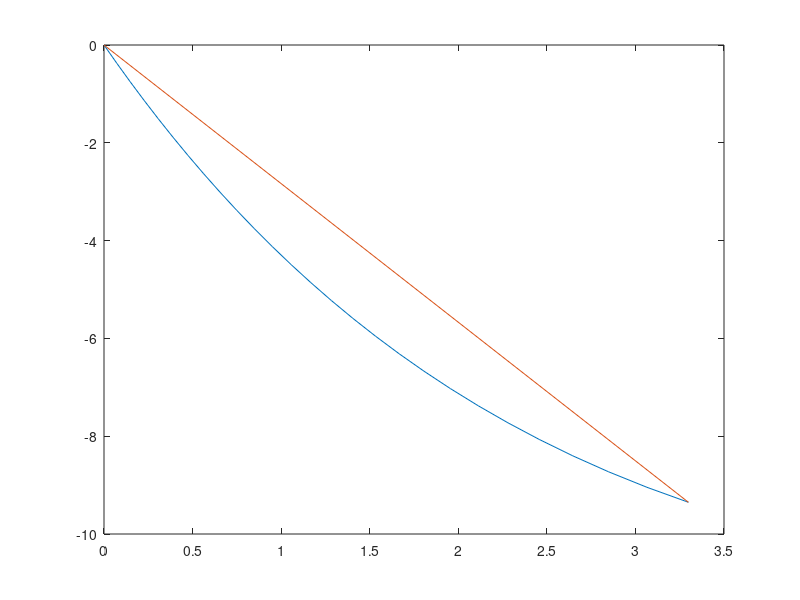

The MATLAB source for this figure:
% Gravitational constant
g = 9.81; % [kg m/s^2]
% Number of nodes
nNodes = 25; % []
% Total length of cable
dLength = 10; % [m]
% Unit weight of the cable
dUnitWeight = 1.500; % [kg/m]%
% Mass of the cable
dMassCable = dUnitWeight*dLength; % [kg]
dMassNode = dMassCable/(nNodes+2); % [kg]
% Distance between nodes
dNodeDistance = dLength/(nNodes+1); % [m]
% Nominal force that pulls at node N+1
Fp = 50; % [N]
% Fp = 0;
% Fp = 10*dMassCable*g;
% Angle the force Fp has with the x-axis at node N+1
phi = deg2rad(-45);
% phi = deg2rad(0);
% phi = deg2rad(180);



aLoadForceDirn = zeros(2, nNodes + 2);
vLoadForceAngle = zeros(1, nNodes + 2);
vLoadForceMag = zeros(1, nNodes + 2);
vNodePosition = zeros(2, nNodes + 2);

aLoadForceDirn(:, end) = (Fp.*[cos(phi); sin(phi)] + dMassNode*g.*[0; -1]);
vLoadForceAngle(end) = atan2(aLoadForceDirn(2, end), aLoadForceDirn(1, end));

% Loop over all nodes starting at the last node to calculate their load forces
% and angles of these forces
for iNode = fliplr(1:nNodes+1)
    aLoadForceDirn(:, iNode) = aLoadForceDirn(:, iNode + 1) + dMassNode.*g.*[0; -1];
    vLoadForceAngle(iNode) = atan2(aLoadForceDirn(2, iNode), aLoadForceDirn(1, iNode));
    vLoadForceMag(end) = sqrt(sum(aLoadForceDirn(:, iNode).^2));
end

for iNode = 2:size(vNodePosition, 2)
    vNodePosition(:, iNode) = dNodeDistance.*[cos(vLoadForceAngle(iNode - 1)); sin(vLoadForceAngle(iNode - 1))] + vNodePosition(:, iNode - 1);
end








% 
% 
% % Keeps the calculated angles
% vAngles = zeros(1, nNodes);
% vAngles(nNodes) = phi;
% % Keep the direction 
% aLoadForces = zeros(2, nNodes);
% aLoadForces(:, end) = (Fp.*[cos(phi); sin(phi)] + dMassNode*g.*[0; -1]);
% % aLoadForces(:, nNodes + 1) = (Fp.*[cos(phi); sin(phi)] + dMassNode*g.*[0; -1]);
% % aForces(:,nNodes + 1) = -(Fp.*[cos(phi); sin(phi)] + dMassNode*g.*[0; -1]);
% % Keeps the nominal forces at each node
% vForces = zeros(1, nNodes);
% % vForces = sqrt(sum(aLoadForces.^2));
% % Keep the position of each node
% vPositions = zeros(2, nNodes);
% 
% % Loop over all nodes starting at the last node
% for iNode = fliplr(2:nNodes)
%     aForceOnNode = aLoadForces(:, iNode);
%     aResultingForce = -(aForceOnNode + dMassNode*g.*[0; -1]);
%     
%     aLoadForces(:, iNode-1) = -aResultingForce;
%     
%     vForces(iNode) = sqrt(sum(aLoadForces(:, iNode).^2));
%     vAngles(iNode) = atan2(aLoadForces(2, iNode), aLoadForces(1, iNode));
% end
% 
% % for iNode = fliplr(1:nNodes)
% %     aForces(:, iNode) = -aForces(:, iNode + 1);
% %     vForces(iNode) = sqrt(sum(aForces(:, iNode).^2));
% %     
% %     vAngles(iNode) = atan2(-aForces(2, iNode), -aForces(1, iNode));
% %     
% % %     Fx = vForces(iNode + 1)*cos(vAngles(iNode + 1));
% % %     Fz = dMassNode*g + vForces(iNode + 1)*sin(vAngles(iNode + 1));
% % %     vForces(iNode) = sqrt( Fx.^2 + Fz.^2 );
% % %     
% % % %     vAngles(iNode) = 1/2*acos(2*Fx*Fz/(vForces(iNode).^2));
% % %     
% % % %     vAngles(iNode) = atan2( dMassNode*g + vForces(iNode+1)*sin(vAngles(iNode+1)), vForces(iNode+1)*cos(vAngles(iNode+1)) );
% % %     vAngles(iNode) = atan2(Fz, Fx);
% % % %     vAngles(iNode) = atan( ( dMassNode*g + vForces(iNode+1)*sin(vAngles(iNode+1)) )/( vForces(iNode+1)*cos(vAngles(iNode+1)) ) );
% % %     
% % %     aForces(:,iNode) = vForces(iNode).*[cos(vAngles(iNode)); sin(vAngles(iNode))];
% % end
% 
% for iNode = 1:size(vPositions, 2)-1
%     vPositions(:, iNode+1) = dNodeDistance.*[cos(vAngles(iNode)); sin(vAngles(iNode))] + vPositions(:, iNode);
% end
% % rad2deg(vAngles)
% % vPositions

figure; plot(vNodePosition(1, :), vNodePosition(2, :), vNodePosition(1, [1, end]), vNodePosition(2, [1, end]));
